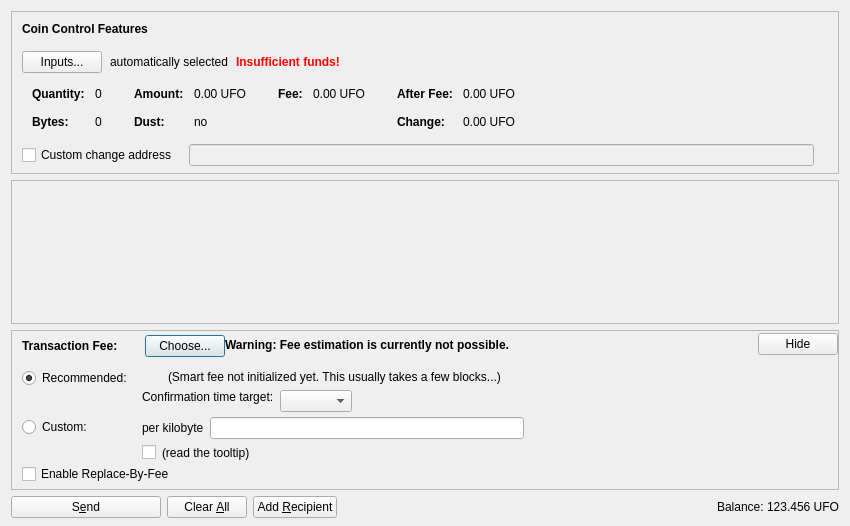
<?xml version="1.0" encoding="UTF-8"?>
<ui version="4.0">
 <class>SendCoinsDialog</class>
 <widget class="QDialog" name="SendCoinsDialog">
  <property name="geometry">
   <rect>
    <x>0</x>
    <y>0</y>
    <width>850</width>
    <height>526</height>
   </rect>
  </property>
  <property name="windowTitle">
   <string>Send Coins</string>
  </property>
  <layout class="QVBoxLayout" name="verticalLayout" stretch="0,1,0,0">
   <property name="bottomMargin">
    <number>8</number>
   </property>
   <item>
    <widget class="QFrame" name="frameCoinControl">
     <property name="sizePolicy">
      <sizepolicy hsizetype="Expanding" vsizetype="Expanding">
       <horstretch>0</horstretch>
       <verstretch>0</verstretch>
      </sizepolicy>
     </property>
     <property name="maximumSize">
      <size>
       <width>16777215</width>
       <height>16777215</height>
      </size>
     </property>
     <property name="frameShape">
      <enum>QFrame::StyledPanel</enum>
     </property>
     <property name="frameShadow">
      <enum>QFrame::Sunken</enum>
     </property>
     <layout class="QVBoxLayout" name="verticalLayoutCoinControl2">
      <property name="spacing">
       <number>0</number>
      </property>
      <property name="leftMargin">
       <number>0</number>
      </property>
      <property name="topMargin">
       <number>0</number>
      </property>
      <property name="rightMargin">
       <number>0</number>
      </property>
      <property name="bottomMargin">
       <number>6</number>
      </property>
      <item>
       <layout class="QVBoxLayout" name="verticalLayoutCoinControl" stretch="0,0,0,0,1">
        <property name="spacing">
         <number>0</number>
        </property>
        <property name="leftMargin">
         <number>10</number>
        </property>
        <property name="topMargin">
         <number>10</number>
        </property>
        <item>
         <layout class="QHBoxLayout" name="horizontalLayoutCoinControl1">
          <property name="bottomMargin">
           <number>15</number>
          </property>
          <item>
           <widget class="QLabel" name="labelCoinControlFeatures">
            <property name="sizePolicy">
             <sizepolicy hsizetype="Preferred" vsizetype="Maximum">
              <horstretch>0</horstretch>
              <verstretch>0</verstretch>
             </sizepolicy>
            </property>
            <property name="font">
             <font>
              <weight>75</weight>
              <bold>true</bold>
             </font>
            </property>
            <property name="styleSheet">
             <string notr="true">font-weight:bold;</string>
            </property>
            <property name="text">
             <string>Coin Control Features</string>
            </property>
           </widget>
          </item>
         </layout>
        </item>
        <item>
         <layout class="QHBoxLayout" name="horizontalLayoutCoinControl2" stretch="0,0,0,0">
          <property name="spacing">
           <number>8</number>
          </property>
          <property name="bottomMargin">
           <number>10</number>
          </property>
          <item>
           <widget class="QPushButton" name="pushButtonCoinControl">
            <property name="styleSheet">
             <string notr="true"/>
            </property>
            <property name="text">
             <string>Inputs...</string>
            </property>
            <property name="autoDefault">
             <bool>false</bool>
            </property>
           </widget>
          </item>
          <item>
           <widget class="QLabel" name="labelCoinControlAutomaticallySelected">
            <property name="text">
             <string>automatically selected</string>
            </property>
            <property name="margin">
             <number>5</number>
            </property>
           </widget>
          </item>
          <item>
           <widget class="QLabel" name="labelCoinControlInsuffFunds">
            <property name="font">
             <font>
              <weight>75</weight>
              <bold>true</bold>
             </font>
            </property>
            <property name="styleSheet">
             <string notr="true">color:red;font-weight:bold;</string>
            </property>
            <property name="text">
             <string>Insufficient funds!</string>
            </property>
            <property name="margin">
             <number>5</number>
            </property>
           </widget>
          </item>
          <item>
           <spacer name="horizontalSpacerCoinControl">
            <property name="orientation">
             <enum>Qt::Horizontal</enum>
            </property>
            <property name="sizeHint" stdset="0">
             <size>
              <width>40</width>
              <height>1</height>
             </size>
            </property>
           </spacer>
          </item>
         </layout>
        </item>
        <item>
         <widget class="QWidget" name="widgetCoinControl" native="true">
          <property name="sizePolicy">
           <sizepolicy hsizetype="Preferred" vsizetype="Preferred">
            <horstretch>0</horstretch>
            <verstretch>0</verstretch>
           </sizepolicy>
          </property>
          <property name="minimumSize">
           <size>
            <width>0</width>
            <height>0</height>
           </size>
          </property>
          <property name="styleSheet">
           <string notr="true"/>
          </property>
          <layout class="QHBoxLayout" name="horizontalLayoutCoinControl5">
           <property name="leftMargin">
            <number>0</number>
           </property>
           <property name="topMargin">
            <number>0</number>
           </property>
           <property name="rightMargin">
            <number>0</number>
           </property>
           <property name="bottomMargin">
            <number>0</number>
           </property>
           <item>
            <layout class="QHBoxLayout" name="horizontalLayoutCoinControl3" stretch="0,0,0,1">
             <property name="spacing">
              <number>20</number>
             </property>
             <property name="topMargin">
              <number>0</number>
             </property>
             <property name="bottomMargin">
              <number>10</number>
             </property>
             <item>
              <layout class="QFormLayout" name="formLayoutCoinControl1">
               <property name="horizontalSpacing">
                <number>10</number>
               </property>
               <property name="verticalSpacing">
                <number>14</number>
               </property>
               <property name="leftMargin">
                <number>10</number>
               </property>
               <property name="topMargin">
                <number>4</number>
               </property>
               <property name="rightMargin">
                <number>6</number>
               </property>
               <item row="0" column="0">
                <widget class="QLabel" name="labelCoinControlQuantityText">
                 <property name="font">
                  <font>
                   <weight>75</weight>
                   <bold>true</bold>
                  </font>
                 </property>
                 <property name="text">
                  <string>Quantity:</string>
                 </property>
                 <property name="margin">
                  <number>0</number>
                 </property>
                </widget>
               </item>
               <item row="0" column="1">
                <widget class="QLabel" name="labelCoinControlQuantity">
                 <property name="cursor">
                  <cursorShape>IBeamCursor</cursorShape>
                 </property>
                 <property name="contextMenuPolicy">
                  <enum>Qt::ActionsContextMenu</enum>
                 </property>
                 <property name="text">
                  <string notr="true">0</string>
                 </property>
                 <property name="margin">
                  <number>0</number>
                 </property>
                 <property name="textInteractionFlags">
                  <set>Qt::LinksAccessibleByMouse|Qt::TextSelectableByKeyboard|Qt::TextSelectableByMouse</set>
                 </property>
                </widget>
               </item>
               <item row="1" column="0">
                <widget class="QLabel" name="labelCoinControlBytesText">
                 <property name="font">
                  <font>
                   <weight>75</weight>
                   <bold>true</bold>
                  </font>
                 </property>
                 <property name="text">
                  <string>Bytes:</string>
                 </property>
                </widget>
               </item>
               <item row="1" column="1">
                <widget class="QLabel" name="labelCoinControlBytes">
                 <property name="cursor">
                  <cursorShape>IBeamCursor</cursorShape>
                 </property>
                 <property name="contextMenuPolicy">
                  <enum>Qt::ActionsContextMenu</enum>
                 </property>
                 <property name="text">
                  <string notr="true">0</string>
                 </property>
                 <property name="textInteractionFlags">
                  <set>Qt::LinksAccessibleByMouse|Qt::TextSelectableByKeyboard|Qt::TextSelectableByMouse</set>
                 </property>
                </widget>
               </item>
              </layout>
             </item>
             <item>
              <layout class="QFormLayout" name="formLayoutCoinControl2">
               <property name="horizontalSpacing">
                <number>10</number>
               </property>
               <property name="verticalSpacing">
                <number>14</number>
               </property>
               <property name="leftMargin">
                <number>6</number>
               </property>
               <property name="topMargin">
                <number>4</number>
               </property>
               <property name="rightMargin">
                <number>6</number>
               </property>
               <item row="0" column="0">
                <widget class="QLabel" name="labelCoinControlAmountText">
                 <property name="font">
                  <font>
                   <weight>75</weight>
                   <bold>true</bold>
                  </font>
                 </property>
                 <property name="text">
                  <string>Amount:</string>
                 </property>
                 <property name="margin">
                  <number>0</number>
                 </property>
                </widget>
               </item>
               <item row="0" column="1">
                <widget class="QLabel" name="labelCoinControlAmount">
                 <property name="cursor">
                  <cursorShape>IBeamCursor</cursorShape>
                 </property>
                 <property name="contextMenuPolicy">
                  <enum>Qt::ActionsContextMenu</enum>
                 </property>
                 <property name="text">
                  <string notr="true">0.00 UFO</string>
                 </property>
                 <property name="textInteractionFlags">
                  <set>Qt::LinksAccessibleByMouse|Qt::TextSelectableByKeyboard|Qt::TextSelectableByMouse</set>
                 </property>
                </widget>
               </item>
               <item row="1" column="0">
                <widget class="QLabel" name="labelCoinControlLowOutputText">
                 <property name="font">
                  <font>
                   <weight>75</weight>
                   <bold>true</bold>
                  </font>
                 </property>
                 <property name="text">
                  <string>Dust:</string>
                 </property>
                </widget>
               </item>
               <item row="1" column="1">
                <widget class="QLabel" name="labelCoinControlLowOutput">
                 <property name="cursor">
                  <cursorShape>IBeamCursor</cursorShape>
                 </property>
                 <property name="contextMenuPolicy">
                  <enum>Qt::ActionsContextMenu</enum>
                 </property>
                 <property name="text">
                  <string notr="true">no</string>
                 </property>
                 <property name="textInteractionFlags">
                  <set>Qt::LinksAccessibleByMouse|Qt::TextSelectableByKeyboard|Qt::TextSelectableByMouse</set>
                 </property>
                </widget>
               </item>
              </layout>
             </item>
             <item>
              <layout class="QFormLayout" name="formLayoutCoinControl3">
               <property name="horizontalSpacing">
                <number>10</number>
               </property>
               <property name="verticalSpacing">
                <number>14</number>
               </property>
               <property name="leftMargin">
                <number>6</number>
               </property>
               <property name="topMargin">
                <number>4</number>
               </property>
               <property name="rightMargin">
                <number>6</number>
               </property>
               <item row="0" column="0">
                <widget class="QLabel" name="labelCoinControlFeeText">
                 <property name="font">
                  <font>
                   <weight>75</weight>
                   <bold>true</bold>
                  </font>
                 </property>
                 <property name="text">
                  <string>Fee:</string>
                 </property>
                 <property name="margin">
                  <number>0</number>
                 </property>
                </widget>
               </item>
               <item row="0" column="1">
                <widget class="QLabel" name="labelCoinControlFee">
                 <property name="cursor">
                  <cursorShape>IBeamCursor</cursorShape>
                 </property>
                 <property name="contextMenuPolicy">
                  <enum>Qt::ActionsContextMenu</enum>
                 </property>
                 <property name="text">
                  <string notr="true">0.00 UFO</string>
                 </property>
                 <property name="textInteractionFlags">
                  <set>Qt::LinksAccessibleByMouse|Qt::TextSelectableByKeyboard|Qt::TextSelectableByMouse</set>
                 </property>
                </widget>
               </item>
              </layout>
             </item>
             <item>
              <layout class="QFormLayout" name="formLayoutCoinControl4">
               <property name="horizontalSpacing">
                <number>10</number>
               </property>
               <property name="verticalSpacing">
                <number>14</number>
               </property>
               <property name="leftMargin">
                <number>6</number>
               </property>
               <property name="topMargin">
                <number>4</number>
               </property>
               <property name="rightMargin">
                <number>6</number>
               </property>
               <item row="0" column="0">
                <widget class="QLabel" name="labelCoinControlAfterFeeText">
                 <property name="font">
                  <font>
                   <weight>75</weight>
                   <bold>true</bold>
                  </font>
                 </property>
                 <property name="text">
                  <string>After Fee:</string>
                 </property>
                 <property name="margin">
                  <number>0</number>
                 </property>
                </widget>
               </item>
               <item row="0" column="1">
                <widget class="QLabel" name="labelCoinControlAfterFee">
                 <property name="cursor">
                  <cursorShape>IBeamCursor</cursorShape>
                 </property>
                 <property name="contextMenuPolicy">
                  <enum>Qt::ActionsContextMenu</enum>
                 </property>
                 <property name="text">
                  <string notr="true">0.00 UFO</string>
                 </property>
                 <property name="textInteractionFlags">
                  <set>Qt::LinksAccessibleByMouse|Qt::TextSelectableByKeyboard|Qt::TextSelectableByMouse</set>
                 </property>
                </widget>
               </item>
               <item row="1" column="0">
                <widget class="QLabel" name="labelCoinControlChangeText">
                 <property name="font">
                  <font>
                   <weight>75</weight>
                   <bold>true</bold>
                  </font>
                 </property>
                 <property name="text">
                  <string>Change:</string>
                 </property>
                </widget>
               </item>
               <item row="1" column="1">
                <widget class="QLabel" name="labelCoinControlChange">
                 <property name="cursor">
                  <cursorShape>IBeamCursor</cursorShape>
                 </property>
                 <property name="contextMenuPolicy">
                  <enum>Qt::ActionsContextMenu</enum>
                 </property>
                 <property name="text">
                  <string notr="true">0.00 UFO</string>
                 </property>
                 <property name="textInteractionFlags">
                  <set>Qt::LinksAccessibleByMouse|Qt::TextSelectableByKeyboard|Qt::TextSelectableByMouse</set>
                 </property>
                </widget>
               </item>
              </layout>
             </item>
            </layout>
           </item>
          </layout>
         </widget>
        </item>
        <item>
         <layout class="QHBoxLayout" name="horizontalLayoutCoinControl4" stretch="0,0,0">
          <property name="spacing">
           <number>12</number>
          </property>
          <property name="sizeConstraint">
           <enum>QLayout::SetDefaultConstraint</enum>
          </property>
          <property name="topMargin">
           <number>5</number>
          </property>
          <property name="rightMargin">
           <number>5</number>
          </property>
          <item>
           <widget class="QCheckBox" name="checkBoxCoinControlChange">
            <property name="toolTip">
             <string>If this is activated, but the change address is empty or invalid, change will be sent to a newly generated address.</string>
            </property>
            <property name="text">
             <string>Custom change address</string>
            </property>
           </widget>
          </item>
          <item>
           <widget class="QValidatedLineEdit" name="lineEditCoinControlChange">
            <property name="enabled">
             <bool>false</bool>
            </property>
            <property name="sizePolicy">
             <sizepolicy hsizetype="Expanding" vsizetype="Fixed">
              <horstretch>0</horstretch>
              <verstretch>0</verstretch>
             </sizepolicy>
            </property>
           </widget>
          </item>
          <item>
           <widget class="QLabel" name="labelCoinControlChangeLabel">
            <property name="sizePolicy">
             <sizepolicy hsizetype="Preferred" vsizetype="Expanding">
              <horstretch>0</horstretch>
              <verstretch>0</verstretch>
             </sizepolicy>
            </property>
            <property name="minimumSize">
             <size>
              <width>0</width>
              <height>0</height>
             </size>
            </property>
            <property name="text">
             <string/>
            </property>
            <property name="margin">
             <number>3</number>
            </property>
           </widget>
          </item>
         </layout>
        </item>
        <item>
         <spacer name="verticalSpacerCoinControl">
          <property name="orientation">
           <enum>Qt::Vertical</enum>
          </property>
          <property name="sizeHint" stdset="0">
           <size>
            <width>800</width>
            <height>1</height>
           </size>
          </property>
         </spacer>
        </item>
       </layout>
      </item>
     </layout>
    </widget>
   </item>
   <item>
    <widget class="QScrollArea" name="scrollArea">
     <property name="widgetResizable">
      <bool>true</bool>
     </property>
     <widget class="QWidget" name="scrollAreaWidgetContents">
      <property name="geometry">
       <rect>
        <x>0</x>
        <y>0</y>
        <width>830</width>
        <height>104</height>
       </rect>
      </property>
      <layout class="QVBoxLayout" name="verticalLayout_2" stretch="0,1">
       <property name="leftMargin">
        <number>0</number>
       </property>
       <property name="topMargin">
        <number>0</number>
       </property>
       <property name="rightMargin">
        <number>0</number>
       </property>
       <property name="bottomMargin">
        <number>0</number>
       </property>
       <item>
        <layout class="QVBoxLayout" name="entries">
         <property name="spacing">
          <number>6</number>
         </property>
        </layout>
       </item>
       <item>
        <spacer name="verticalSpacer">
         <property name="orientation">
          <enum>Qt::Vertical</enum>
         </property>
         <property name="sizeHint" stdset="0">
          <size>
           <width>20</width>
           <height>40</height>
          </size>
         </property>
        </spacer>
       </item>
      </layout>
     </widget>
    </widget>
   </item>
   <item>
    <widget class="QFrame" name="frameFee">
     <property name="sizePolicy">
      <sizepolicy hsizetype="Expanding" vsizetype="Expanding">
       <horstretch>0</horstretch>
       <verstretch>0</verstretch>
      </sizepolicy>
     </property>
     <property name="maximumSize">
      <size>
       <width>16777215</width>
       <height>16777215</height>
      </size>
     </property>
     <property name="frameShape">
      <enum>QFrame::StyledPanel</enum>
     </property>
     <property name="frameShadow">
      <enum>QFrame::Sunken</enum>
     </property>
     <layout class="QVBoxLayout" name="verticalLayoutFee1">
      <property name="spacing">
       <number>0</number>
      </property>
      <property name="leftMargin">
       <number>0</number>
      </property>
      <property name="topMargin">
       <number>0</number>
      </property>
      <property name="rightMargin">
       <number>0</number>
      </property>
      <property name="bottomMargin">
       <number>0</number>
      </property>
      <item>
       <layout class="QVBoxLayout" name="verticalLayoutFee2" stretch="0,0,0">
        <property name="spacing">
         <number>0</number>
        </property>
        <property name="leftMargin">
         <number>10</number>
        </property>
        <property name="topMargin">
         <number>0</number>
        </property>
        <item>
         <layout class="QHBoxLayout" name="horizontalLayoutFee1">
          <property name="bottomMargin">
           <number>0</number>
          </property>
          <item>
           <layout class="QVBoxLayout" name="verticalLayoutFee7">
            <property name="spacing">
             <number>0</number>
            </property>
            <item>
             <spacer name="verticalSpacerSmartFee">
              <property name="orientation">
               <enum>Qt::Vertical</enum>
              </property>
              <property name="sizeType">
               <enum>QSizePolicy::Fixed</enum>
              </property>
              <property name="sizeHint" stdset="0">
               <size>
                <width>1</width>
                <height>4</height>
               </size>
              </property>
             </spacer>
            </item>
            <item>
             <layout class="QHBoxLayout" name="horizontalLayoutSmartFee">
              <property name="spacing">
               <number>10</number>
              </property>
              <item>
               <widget class="QLabel" name="labelFeeHeadline">
                <property name="sizePolicy">
                 <sizepolicy hsizetype="Preferred" vsizetype="Maximum">
                  <horstretch>0</horstretch>
                  <verstretch>0</verstretch>
                 </sizepolicy>
                </property>
                <property name="font">
                 <font>
                  <weight>75</weight>
                  <bold>true</bold>
                 </font>
                </property>
                <property name="styleSheet">
                 <string notr="true">font-weight:bold;</string>
                </property>
                <property name="text">
                 <string>Transaction Fee:</string>
                </property>
               </widget>
              </item>
              <item>
               <widget class="QLabel" name="labelFeeMinimized">
                <property name="text">
                 <string/>
                </property>
               </widget>
              </item>
              <item>
               <widget class="QPushButton" name="buttonChooseFee">
                <property name="text">
                 <string>Choose...</string>
                </property>
               </widget>
              </item>
             </layout>
            </item>
            <item>
             <spacer name="verticalSpacer_5">
              <property name="orientation">
               <enum>Qt::Vertical</enum>
              </property>
              <property name="sizeHint" stdset="0">
               <size>
                <width>1</width>
                <height>1</height>
               </size>
              </property>
             </spacer>
            </item>
           </layout>
          </item>
          <item>
           <widget class="QLabel" name="fallbackFeeWarningLabel">
            <property name="toolTip">
             <string>Using the fallbackfee can result in sending a transaction that will take several hours or days (or never) to confirm. Consider choosing your fee manually or wait until you have validated the complete chain.</string>
            </property>
            <property name="font">
            <font>
                <weight>75</weight>
                <bold>true</bold>
            </font>
            </property>
            <property name="text">
             <string>Warning: Fee estimation is currently not possible.</string>
            </property>
            <property name="wordWrap">
             <bool>false</bool>
            </property>
           </widget>
          </item>
          <item>
           <spacer name="horizontalSpacer_4">
            <property name="orientation">
             <enum>Qt::Horizontal</enum>
            </property>
            <property name="sizeType">
             <enum>QSizePolicy::MinimumExpanding</enum>
            </property>
            <property name="sizeHint" stdset="0">
             <size>
              <width>40</width>
              <height>20</height>
             </size>
            </property>
           </spacer>
          </item>
          <item>
           <widget class="QPushButton" name="buttonMinimizeFee">
            <property name="toolTip">
             <string>collapse fee-settings</string>
            </property>
            <property name="text">
             <string>Hide</string>
            </property>
           </widget>
          </item>
         </layout>
        </item>
        <item>
         <widget class="QFrame" name="frameFeeSelection">
          <layout class="QVBoxLayout" name="verticalLayoutFee12">
           <property name="spacing">
            <number>0</number>
           </property>
           <property name="leftMargin">
            <number>0</number>
           </property>
           <property name="topMargin">
            <number>0</number>
           </property>
           <property name="rightMargin">
            <number>0</number>
           </property>
           <property name="bottomMargin">
            <number>0</number>
           </property>
           <item>
            <layout class="QGridLayout" name="gridLayoutFee">
             <property name="topMargin">
              <number>10</number>
             </property>
             <property name="bottomMargin">
              <number>4</number>
             </property>
             <property name="horizontalSpacing">
              <number>10</number>
             </property>
             <property name="verticalSpacing">
              <number>4</number>
             </property>
             <item row="1" column="1">
              <layout class="QVBoxLayout" name="verticalLayoutFee8">
               <property name="spacing">
                <number>6</number>
               </property>
               <item>
                <layout class="QHBoxLayout" name="horizontalLayoutFee13">
                 <item>
                  <widget class="QLabel" name="labelCustomPerKilobyte">
                   <property name="toolTip">
                    <string>If the custom fee is set to 1000 satoshis and the transaction is only 250 bytes, then &quot;per kilobyte&quot; only pays 250 satoshis in fee, while &quot;total at least&quot; pays 1000 satoshis. For transactions bigger than a kilobyte both pay by kilobyte.</string>
                   </property>
                   <property name="text">
                    <string>per kilobyte</string>
                   </property>
                  </widget>
                 </item>
                 <item>
                  <widget class="BitcoinAmountField" name="customFee"/>
                 </item>
                 <item>
                  <spacer name="horizontalSpacer_6">
                   <property name="orientation">
                    <enum>Qt::Horizontal</enum>
                   </property>
                   <property name="sizeHint" stdset="0">
                    <size>
                     <width>1</width>
                     <height>1</height>
                    </size>
                   </property>
                  </spacer>
                 </item>
                </layout>
               </item>
               <item>
                <layout class="QHBoxLayout" name="horizontalLayoutFee8">
                 <item>
                  <widget class="QCheckBox" name="checkBoxMinimumFee">
                   <property name="toolTip">
                    <string>Paying only the minimum fee is just fine as long as there is less transaction volume than space in the blocks. But be aware that this can end up in a never confirming transaction once there is more demand for UFO transactions than the network can process.</string>
                   </property>
                   <property name="text">
                    <string/>
                   </property>
                  </widget>
                 </item>
                 <item>
                  <widget class="QLabel" name="labelMinFeeWarning">
                   <property name="enabled">
                    <bool>true</bool>
                   </property>
                   <property name="toolTip">
                    <string>Paying only the minimum fee is just fine as long as there is less transaction volume than space in the blocks. But be aware that this can end up in a never confirming transaction once there is more demand for UFO transactions than the network can process.</string>
                   </property>
                   <property name="text">
                    <string>(read the tooltip)</string>
                   </property>
                   <property name="margin">
                    <number>5</number>
                   </property>
                  </widget>
                 </item>
                 <item>
                  <spacer name="horizontalSpacer_2">
                   <property name="orientation">
                    <enum>Qt::Horizontal</enum>
                   </property>
                   <property name="sizeHint" stdset="0">
                    <size>
                     <width>1</width>
                     <height>1</height>
                    </size>
                   </property>
                  </spacer>
                 </item>
                </layout>
               </item>
              </layout>
             </item>
             <item row="0" column="0">
              <layout class="QVBoxLayout" name="verticalLayoutFee4" stretch="0,1">
               <item>
                <widget class="QRadioButton" name="radioSmartFee">
                 <property name="text">
                  <string>Recommended:</string>
                 </property>
                 <property name="checked">
                  <bool>true</bool>
                 </property>
                 <attribute name="buttonGroup">
                  <string notr="true">groupFee</string>
                 </attribute>
                </widget>
               </item>
               <item>
                <spacer name="verticalSpacer_2">
                 <property name="orientation">
                  <enum>Qt::Vertical</enum>
                 </property>
                 <property name="sizeHint" stdset="0">
                  <size>
                   <width>1</width>
                   <height>1</height>
                  </size>
                 </property>
                </spacer>
               </item>
              </layout>
             </item>
             <item row="1" column="0">
              <layout class="QVBoxLayout" name="verticalLayoutFee9" stretch="0,1">
               <item>
                <widget class="QRadioButton" name="radioCustomFee">
                 <property name="text">
                  <string>Custom:</string>
                 </property>
                 <attribute name="buttonGroup">
                  <string notr="true">groupFee</string>
                 </attribute>
                </widget>
               </item>
               <item>
                <spacer name="verticalSpacer_6">
                 <property name="orientation">
                  <enum>Qt::Vertical</enum>
                 </property>
                 <property name="sizeHint" stdset="0">
                  <size>
                   <width>1</width>
                   <height>1</height>
                  </size>
                 </property>
                </spacer>
               </item>
              </layout>
             </item>
             <item row="0" column="1">
              <layout class="QVBoxLayout" name="verticalLayoutFee3" stretch="0,0,1">
               <property name="spacing">
                <number>6</number>
               </property>
               <property name="topMargin">
                <number>2</number>
               </property>
               <item>
                <layout class="QHBoxLayout" name="horizontalLayoutFee12">
                 <item>
                  <widget class="QLabel" name="labelSmartFee">
                   <property name="text">
                    <string/>
                   </property>
                   <property name="margin">
                    <number>2</number>
                   </property>
                  </widget>
                 </item>
                 <item>
                  <widget class="QLabel" name="labelFeeEstimation">
                   <property name="text">
                    <string/>
                   </property>
                  </widget>
                 </item>
                 <item>
                  <widget class="QLabel" name="labelSmartFee2">
                   <property name="text">
                    <string>(Smart fee not initialized yet. This usually takes a few blocks...)</string>
                   </property>
                   <property name="margin">
                    <number>2</number>
                   </property>
                  </widget>
                 </item>
                 <item>
                  <spacer name="horizontalSpacer_5">
                   <property name="orientation">
                    <enum>Qt::Horizontal</enum>
                   </property>
                   <property name="sizeHint" stdset="0">
                    <size>
                     <width>1</width>
                     <height>1</height>
                    </size>
                   </property>
                  </spacer>
                 </item>
                </layout>
               </item>
               <item>
                <layout class="QHBoxLayout" name="horizontalLayoutFee9">
                 <item>
                  <layout class="QVBoxLayout" name="verticalLayoutFee6">
                   <item>
                    <widget class="QLabel" name="labelSmartFee3">
                     <property name="text">
                      <string>Confirmation time target:</string>
                     </property>
                     <property name="margin">
                      <number>2</number>
                     </property>
                    </widget>
                   </item>
                   <item>
                    <spacer name="verticalSpacer_3">
                     <property name="orientation">
                      <enum>Qt::Vertical</enum>
                     </property>
                     <property name="sizeHint" stdset="0">
                      <size>
                       <width>1</width>
                       <height>1</height>
                      </size>
                     </property>
                    </spacer>
                   </item>
                  </layout>
                 </item>
                 <item>
                  <layout class="QVBoxLayout" name="verticalLayoutFee5">
                   <property name="rightMargin">
                    <number>30</number>
                   </property>
                   <item>
                    <layout class="QHBoxLayout" name="horizontalLayoutConfTarget">
                     <property name="bottomMargin">
                      <number>0</number>
                     </property>
                     <item>
                      <widget class="QComboBox" name="confTargetSelector"/>
                     </item>
                     <item>
                      <spacer name="horizontalSpacerConfTarget">
                       <property name="orientation">
                        <enum>Qt::Horizontal</enum>
                       </property>
                       <property name="sizeHint" stdset="0">
                        <size>
                         <width>40</width>
                         <height>20</height>
                        </size>
                       </property>
                      </spacer>
                     </item>
                    </layout>
                   </item>
                  </layout>
                 </item>
                </layout>
               </item>
               <item>
                <spacer name="verticalSpacer_4">
                 <property name="orientation">
                  <enum>Qt::Vertical</enum>
                 </property>
                 <property name="sizeHint" stdset="0">
                  <size>
                   <width>1</width>
                   <height>1</height>
                  </size>
                 </property>
                </spacer>
               </item>
              </layout>
             </item>
            </layout>
           </item>
           <item>
            <widget class="QCheckBox" name="optInRBF">
             <property name="text">
              <string>Enable Replace-By-Fee</string>
             </property>
             <property name="toolTip">
              <string>With Replace-By-Fee (BIP-125) you can increase a transaction's fee after it is sent. Without this, a higher fee may be recommended to compensate for increased transaction delay risk.</string>
             </property>
            </widget>
           </item>
          </layout>
         </widget>
        </item>
        <item>
         <spacer name="verticalSpacerFee">
          <property name="orientation">
           <enum>Qt::Vertical</enum>
          </property>
          <property name="sizeHint" stdset="0">
           <size>
            <width>40</width>
            <height>5</height>
           </size>
          </property>
         </spacer>
        </item>
       </layout>
      </item>
     </layout>
    </widget>
   </item>
   <item>
    <layout class="QHBoxLayout" name="horizontalLayout">
     <item>
      <widget class="QPushButton" name="sendButton">
       <property name="minimumSize">
        <size>
         <width>150</width>
         <height>0</height>
        </size>
       </property>
       <property name="toolTip">
        <string>Confirm the send action</string>
       </property>
       <property name="text">
        <string>S&amp;end</string>
       </property>
       <property name="icon">
        <iconset resource="../bitcoin.qrc">
         <normaloff>:/icons/send</normaloff>:/icons/send</iconset>
       </property>
       <property name="autoDefault">
        <bool>false</bool>
       </property>
       <property name="default">
        <bool>false</bool>
       </property>
      </widget>
     </item>
     <item>
      <widget class="QPushButton" name="clearButton">
       <property name="sizePolicy">
        <sizepolicy hsizetype="Minimum" vsizetype="Fixed">
         <horstretch>0</horstretch>
         <verstretch>0</verstretch>
        </sizepolicy>
       </property>
       <property name="toolTip">
        <string>Clear all fields of the form.</string>
       </property>
       <property name="text">
        <string>Clear &amp;All</string>
       </property>
       <property name="icon">
        <iconset resource="../bitcoin.qrc">
         <normaloff>:/icons/remove</normaloff>:/icons/remove</iconset>
       </property>
       <property name="autoDefault">
        <bool>false</bool>
       </property>
      </widget>
     </item>
     <item>
      <widget class="QPushButton" name="addButton">
       <property name="toolTip">
        <string>Send to multiple recipients at once</string>
       </property>
       <property name="text">
        <string>Add &amp;Recipient</string>
       </property>
       <property name="icon">
        <iconset resource="../bitcoin.qrc">
         <normaloff>:/icons/add</normaloff>:/icons/add</iconset>
       </property>
       <property name="autoDefault">
        <bool>false</bool>
       </property>
      </widget>
     </item>
     <item>
      <spacer name="horizontalSpacer">
       <property name="orientation">
        <enum>Qt::Horizontal</enum>
       </property>
       <property name="sizeHint" stdset="0">
        <size>
         <width>40</width>
         <height>20</height>
        </size>
       </property>
      </spacer>
     </item>
     <item>
      <layout class="QHBoxLayout" name="horizontalLayout_2">
       <property name="spacing">
        <number>3</number>
       </property>
       <item>
        <widget class="QLabel" name="label">
         <property name="sizePolicy">
          <sizepolicy hsizetype="Preferred" vsizetype="Fixed">
           <horstretch>0</horstretch>
           <verstretch>0</verstretch>
          </sizepolicy>
         </property>
         <property name="text">
          <string>Balance:</string>
         </property>
        </widget>
       </item>
       <item>
        <widget class="QLabel" name="labelBalance">
         <property name="sizePolicy">
          <sizepolicy hsizetype="Preferred" vsizetype="Fixed">
           <horstretch>0</horstretch>
           <verstretch>0</verstretch>
          </sizepolicy>
         </property>
         <property name="cursor">
          <cursorShape>IBeamCursor</cursorShape>
         </property>
         <property name="text">
          <string notr="true">123.456 UFO</string>
         </property>
         <property name="textInteractionFlags">
          <set>Qt::LinksAccessibleByMouse|Qt::TextSelectableByKeyboard|Qt::TextSelectableByMouse</set>
         </property>
        </widget>
       </item>
      </layout>
     </item>
    </layout>
   </item>
  </layout>
 </widget>
 <customwidgets>
  <customwidget>
   <class>QValidatedLineEdit</class>
   <extends>QLineEdit</extends>
   <header>qt/qvalidatedlineedit.h</header>
  </customwidget>
  <customwidget>
   <class>BitcoinAmountField</class>
   <extends>QLineEdit</extends>
   <header>qt/bitcoinamountfield.h</header>
   <container>1</container>
  </customwidget>
 </customwidgets>
 <resources>
  <include location="../bitcoin.qrc"/>
 </resources>
 <connections/>
 <buttongroups>
  <buttongroup name="groupFee"/>
 </buttongroups>
</ui>
